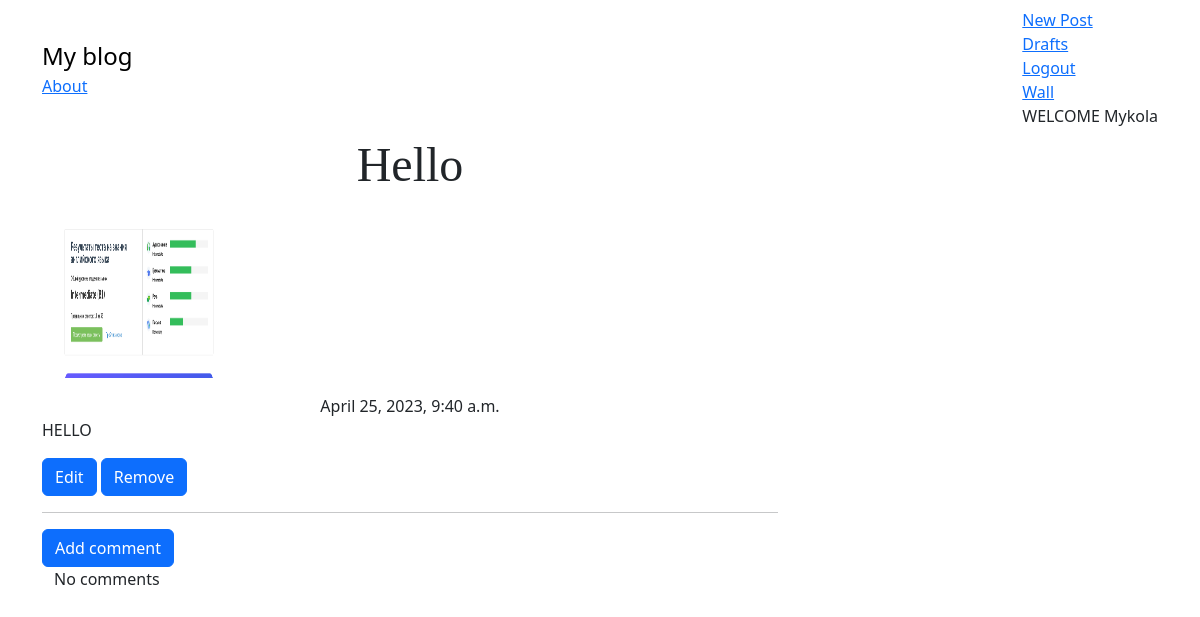
The page /post/62/ (signed in) on the database its author committed.
### myblog/models.py (models this page shows, shortened)
class Post(models.Model):
    author = models.ForeignKey('auth.User', on_delete=models.CASCADE)
    title = models.CharField(max_length=200)
    text = models.TextField()
    picture = models.ImageField(upload_to='media/profile_pics/', blank=True, null=True)
    create_date = models.DateTimeField(default=timezone.now)
    published_date = models.DateTimeField(blank=True, null=True)

### myblog/views.py (the view)
# urls.py: re_path(r'post/(?P<pk>\d+)/$', views.PostDetail.as_view(), name='post_detail'),
class PostDetail(DetailView):
    model = Post
    template_name = 'myblog/post_detail.html'
    context_object_name = 'post'

### myblog/templates/myblog/post_detail.html
{% extends "myblog/base.html" %}
{% block content %}
<h1 class="posttitle"> {{ post.title }}</h1>
{% if post.picture %}
    <div>
        <img class="myblog_page" src="{{ post.picture.url }}" alt="{{ post.title }}"/>
    </div>
{% endif %}
{% if post.published_date %}
    <div class="dare postdate">
        {{ post.published_date }}
    </div>
{% else %}
    <a class="btn btn-primary" href="{% url 'myblog:post_publish' pk=post.pk %}">Publish</a>
{% endif %}
<p class="postcontent">{{ post.text|upper|linebreaksbr}}</p>
{% if user.is_authenticated %}
    <a class="btn btn-primary" href="{% url 'myblog:post_edit' pk=post.pk %}">
        <span class="glyphicon glyphicon-pencil">Edit</span>
    </a>
    <a class="btn btn-primary" href="{% url 'myblog:post_remove' pk=post.pk %}">
        <span class="glyphicon glyphicon-remove">Remove</span>
    </a>
{% endif %}
<hr>
<a class="btn btn-primary btn-comments" href="{% url 'myblog:add_comment_to_post' pk=post.pk  %}">Add comment</a>
<div class="container">
    {% for comment in post.comment.all %}
         <br>
            {% if user.is_authenticated %}
                {{ comment.create_date }}
                <p>{{ comment.text|upper|linebreaksbr }}</p>
                <p>Posted by:{{comment.author}} </p>
            {% endif %}
            {% empty %}
            <p>No comments</p>
    {% endfor %}
</div>
{% endblock %}

### myblog/templates/myblog/base.html (shortened to what this page needs)
<!DOCTYPE html>
{% load static %}
<html lang="en">
<head>
    <link href="https://cdn.jsdelivr.net/npm/bootstrap@5.3.0-alpha3/dist/css/bootstrap.min.css" rel="stylesheet">
    <link rel="stylesheet" type="text/css" href="{% static 'css/myblog.css' %}">
</head>
<body>
    <nav class="navbar navbar-default custom-navbar">
        <div class="container">
            <ul class="nav navbar-nav">
                <li><a class="navbar-brand bigbrand" href="{% url 'myblog:post_list' %}">My blog</a></li>
                <li><a href="{% url 'myblog:about' %}">About</a></li>
            </ul>
            <ul class="nav navbar-nav navbar-right">
                {% if user.is_authenticated %}
                <li><a  href="{% url 'myblog:post_new' %}">New Post</a></li>
                <li><a  href="{% url 'myblog:post_draft_list' %}">Drafts</a></li>
                <li><a  href="{% url 'logout' %}">Logout</a></li>
                <li><a href="{% url 'myblog:wall' %}">Wall</a></li>
                <li><a>WELCOME {{user.username}}</a></li>
                {% else %}
                <li><a class="nav navbar-right" href="{% url 'myblog:user_login' %}">Login</a></li>
                <li><a class="nav navbar-right" href="{% url 'myblog:registration' %}">Registration</a></li>
                {% endif %}
            </ul>
        </div>
    </nav>
    <div class="content container">
        <div class="row">
            <div class="col-md-8">
                <div class="blog_posts ">
                    {% block content %}
                    {% endblock  %}
                </div>
            </div>
        </div>
    </div>
</body>
</html>

### static/css/myblog.css (style rules this page uses)
.bigbrand { font-size: 1.5em; }
.postdate { text-align: center; }
.posttitle { font-family: 'Times New Roman', Times, serif; font-size: 3em; text-align: center; }
.myblog_page { height: 10em; width: 10em; margin: 1em; }

### rows shown on the page
Post: title "Hello", picture (picture), published_date "April 25, 2023, 9:40 a.m.", text "HELLO"

### other values the page prints
{{ user.username }} "Mykola"
